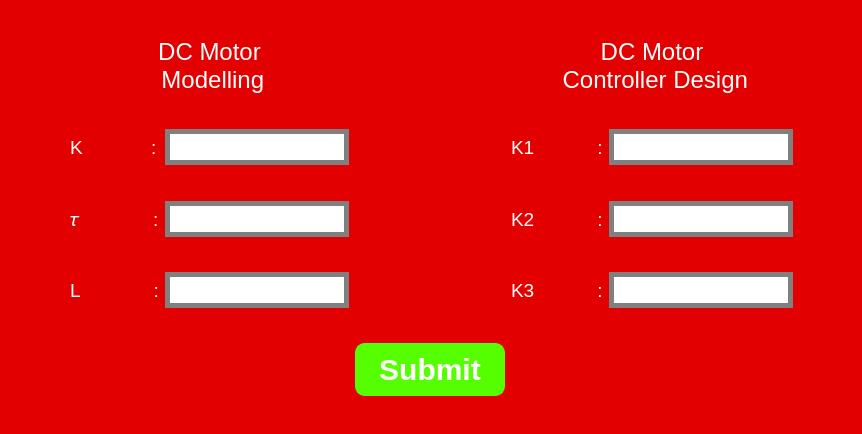
<?xml version="1.0" encoding="UTF-8"?>
<ui version="4.0">
 <class>MainWindow</class>
 <widget class="QMainWindow" name="MainWindow">
  <property name="geometry">
   <rect>
    <x>0</x>
    <y>0</y>
    <width>862</width>
    <height>434</height>
   </rect>
  </property>
  <property name="windowTitle">
   <string>MainWindow</string>
  </property>
  <widget class="QWidget" name="centralwidget">
   <property name="styleSheet">
    <string notr="true">QWidget#centralwidget{
	background-color: rgb(226, 0, 0);
}</string>
   </property>
   <layout class="QGridLayout" name="gridLayout">
    <item row="6" column="0">
     <spacer name="horizontalSpacer_2">
      <property name="orientation">
       <enum>Qt::Horizontal</enum>
      </property>
      <property name="sizeHint" stdset="0">
       <size>
        <width>40</width>
        <height>20</height>
       </size>
      </property>
     </spacer>
    </item>
    <item row="8" column="2">
     <widget class="QLineEdit" name="L_fopdt">
      <property name="styleSheet">
       <string notr="true">QLineEdit{
	background-color: rgb(255, 255, 255);
	font-size: 20px;
	border: 5px solid gray;
}</string>
      </property>
      <property name="alignment">
       <set>Qt::AlignRight|Qt::AlignTrailing|Qt::AlignVCenter</set>
      </property>
     </widget>
    </item>
    <item row="7" column="3">
     <spacer name="verticalSpacer_3">
      <property name="orientation">
       <enum>Qt::Vertical</enum>
      </property>
      <property name="sizeHint" stdset="0">
       <size>
        <width>20</width>
        <height>40</height>
       </size>
      </property>
     </spacer>
    </item>
    <item row="3" column="1">
     <widget class="QLabel" name="label">
      <property name="styleSheet">
       <string notr="true">font-family: &quot;Iceland&quot;;
font-size: 14pt;
color: rgb(255, 255, 255);</string>
      </property>
      <property name="text">
       <string>K             :</string>
      </property>
     </widget>
    </item>
    <item row="3" column="5">
     <widget class="QLineEdit" name="K1">
      <property name="styleSheet">
       <string notr="true">QLineEdit{
	background-color: rgb(255, 255, 255);
	font-size: 20px;
	border: 5px solid gray;
}</string>
      </property>
      <property name="alignment">
       <set>Qt::AlignRight|Qt::AlignTrailing|Qt::AlignVCenter</set>
      </property>
     </widget>
    </item>
    <item row="8" column="1">
     <widget class="QLabel" name="label_3">
      <property name="styleSheet">
       <string notr="true">font-family: &quot;Iceland&quot;;
font-size: 14pt;
color: rgb(255, 255, 255);</string>
      </property>
      <property name="text">
       <string>L              :</string>
      </property>
     </widget>
    </item>
    <item row="1" column="3">
     <spacer name="horizontalSpacer">
      <property name="orientation">
       <enum>Qt::Horizontal</enum>
      </property>
      <property name="sizeHint" stdset="0">
       <size>
        <width>40</width>
        <height>20</height>
       </size>
      </property>
     </spacer>
    </item>
    <item row="9" column="3">
     <spacer name="verticalSpacer_2">
      <property name="orientation">
       <enum>Qt::Vertical</enum>
      </property>
      <property name="sizeHint" stdset="0">
       <size>
        <width>20</width>
        <height>40</height>
       </size>
      </property>
     </spacer>
    </item>
    <item row="6" column="5">
     <widget class="QLineEdit" name="K2">
      <property name="styleSheet">
       <string notr="true">QLineEdit{
	background-color: rgb(255, 255, 255);
	font-size: 20px;
	border: 5px solid gray;
}</string>
      </property>
      <property name="alignment">
       <set>Qt::AlignRight|Qt::AlignTrailing|Qt::AlignVCenter</set>
      </property>
     </widget>
    </item>
    <item row="3" column="2">
     <widget class="QLineEdit" name="K_fopdt">
      <property name="styleSheet">
       <string notr="true">QLineEdit{
	background-color: rgb(255, 255, 255);
	font-size: 20px;
	border: 5px solid gray;
}</string>
      </property>
      <property name="alignment">
       <set>Qt::AlignRight|Qt::AlignTrailing|Qt::AlignVCenter</set>
      </property>
     </widget>
    </item>
    <item row="6" column="6">
     <spacer name="horizontalSpacer_3">
      <property name="orientation">
       <enum>Qt::Horizontal</enum>
      </property>
      <property name="sizeHint" stdset="0">
       <size>
        <width>40</width>
        <height>20</height>
       </size>
      </property>
     </spacer>
    </item>
    <item row="2" column="3">
     <spacer name="verticalSpacer_4">
      <property name="orientation">
       <enum>Qt::Vertical</enum>
      </property>
      <property name="sizeHint" stdset="0">
       <size>
        <width>20</width>
        <height>40</height>
       </size>
      </property>
     </spacer>
    </item>
    <item row="1" column="1" colspan="2">
     <widget class="QLabel" name="label_7">
      <property name="styleSheet">
       <string notr="true">font-family: &quot;Iceland&quot;;
font-size: 18pt;
color: rgb(255, 255, 255);</string>
      </property>
      <property name="text">
       <string>DC Motor 
 Modelling</string>
      </property>
      <property name="alignment">
       <set>Qt::AlignCenter</set>
      </property>
     </widget>
    </item>
    <item row="6" column="1">
     <widget class="QLabel" name="label_2">
      <property name="styleSheet">
       <string notr="true">font-family: &quot;Iceland&quot;;
font-size: 14pt;
color: rgb(255, 255, 255);</string>
      </property>
      <property name="text">
       <string>𝜏              :</string>
      </property>
     </widget>
    </item>
    <item row="4" column="3">
     <spacer name="verticalSpacer">
      <property name="orientation">
       <enum>Qt::Vertical</enum>
      </property>
      <property name="sizeHint" stdset="0">
       <size>
        <width>20</width>
        <height>40</height>
       </size>
      </property>
     </spacer>
    </item>
    <item row="3" column="4">
     <widget class="QLabel" name="label_4">
      <property name="styleSheet">
       <string notr="true">font-family: &quot;Iceland&quot;;
font-size: 14pt;
color: rgb(255, 255, 255);</string>
      </property>
      <property name="text">
       <string>K1            :</string>
      </property>
     </widget>
    </item>
    <item row="1" column="4" colspan="2">
     <widget class="QLabel" name="label_8">
      <property name="styleSheet">
       <string notr="true">font-family: &quot;Iceland&quot;;
font-size: 18pt;
color: rgb(255, 255, 255);</string>
      </property>
      <property name="text">
       <string>DC Motor 
 Controller Design</string>
      </property>
      <property name="alignment">
       <set>Qt::AlignCenter</set>
      </property>
      <property name="wordWrap">
       <bool>true</bool>
      </property>
     </widget>
    </item>
    <item row="8" column="5">
     <widget class="QLineEdit" name="K3">
      <property name="styleSheet">
       <string notr="true">QLineEdit{
	background-color: rgb(255, 255, 255);
	font-size: 20px;
	border: 5px solid gray;
}</string>
      </property>
      <property name="alignment">
       <set>Qt::AlignRight|Qt::AlignTrailing|Qt::AlignVCenter</set>
      </property>
     </widget>
    </item>
    <item row="8" column="4">
     <widget class="QLabel" name="label_6">
      <property name="styleSheet">
       <string notr="true">font-family: &quot;Iceland&quot;;
font-size: 14pt;
color: rgb(255, 255, 255);</string>
      </property>
      <property name="text">
       <string>K3            :</string>
      </property>
     </widget>
    </item>
    <item row="10" column="3">
     <widget class="QPushButton" name="submit">
      <property name="sizePolicy">
       <sizepolicy hsizetype="Minimum" vsizetype="Fixed">
        <horstretch>0</horstretch>
        <verstretch>0</verstretch>
       </sizepolicy>
      </property>
      <property name="minimumSize">
       <size>
        <width>150</width>
        <height>0</height>
       </size>
      </property>
      <property name="styleSheet">
       <string notr="true">QPushButton {
    background-color: rgb(85, 255, 0);   /* bright green */
    border: 2px solid rgb(85, 255, 0);
    border-radius: 10px;
    color: rgb(255, 255, 255);           /* white text */
    font-size: 30px;
    padding: 7px;
    font-family: &quot;SF Pro Display&quot;;
    font-weight: bold;
    font-style: normal;
}

/* Hover effect: yellow */
QPushButton:hover {
    border-color: rgb(255, 230, 50);
}

/* Pressed effect: darker shade */
QPushButton:pressed {
    background-color: rgb(50, 150, 0); /* darker green */
    border-color: rgb(50, 150, 0);
    color: rgb(255, 255, 255); /* keep white text */
}
</string>
      </property>
      <property name="text">
       <string>Submit</string>
      </property>
     </widget>
    </item>
    <item row="6" column="4">
     <widget class="QLabel" name="label_5">
      <property name="styleSheet">
       <string notr="true">font-family: &quot;Iceland&quot;;
font-size: 14pt;
color: rgb(255, 255, 255);</string>
      </property>
      <property name="text">
       <string>K2            :</string>
      </property>
     </widget>
    </item>
    <item row="0" column="3">
     <spacer name="verticalSpacer_5">
      <property name="orientation">
       <enum>Qt::Vertical</enum>
      </property>
      <property name="sizeHint" stdset="0">
       <size>
        <width>20</width>
        <height>40</height>
       </size>
      </property>
     </spacer>
    </item>
    <item row="6" column="2">
     <widget class="QLineEdit" name="tau_fopdt">
      <property name="styleSheet">
       <string notr="true">QLineEdit{
	background-color: rgb(255, 255, 255);
	font-size: 20px;
	border: 5px solid gray;
}</string>
      </property>
      <property name="alignment">
       <set>Qt::AlignRight|Qt::AlignTrailing|Qt::AlignVCenter</set>
      </property>
     </widget>
    </item>
    <item row="11" column="3">
     <spacer name="verticalSpacer_6">
      <property name="orientation">
       <enum>Qt::Vertical</enum>
      </property>
      <property name="sizeHint" stdset="0">
       <size>
        <width>20</width>
        <height>40</height>
       </size>
      </property>
     </spacer>
    </item>
   </layout>
  </widget>
 </widget>
 <resources/>
 <connections/>
</ui>
